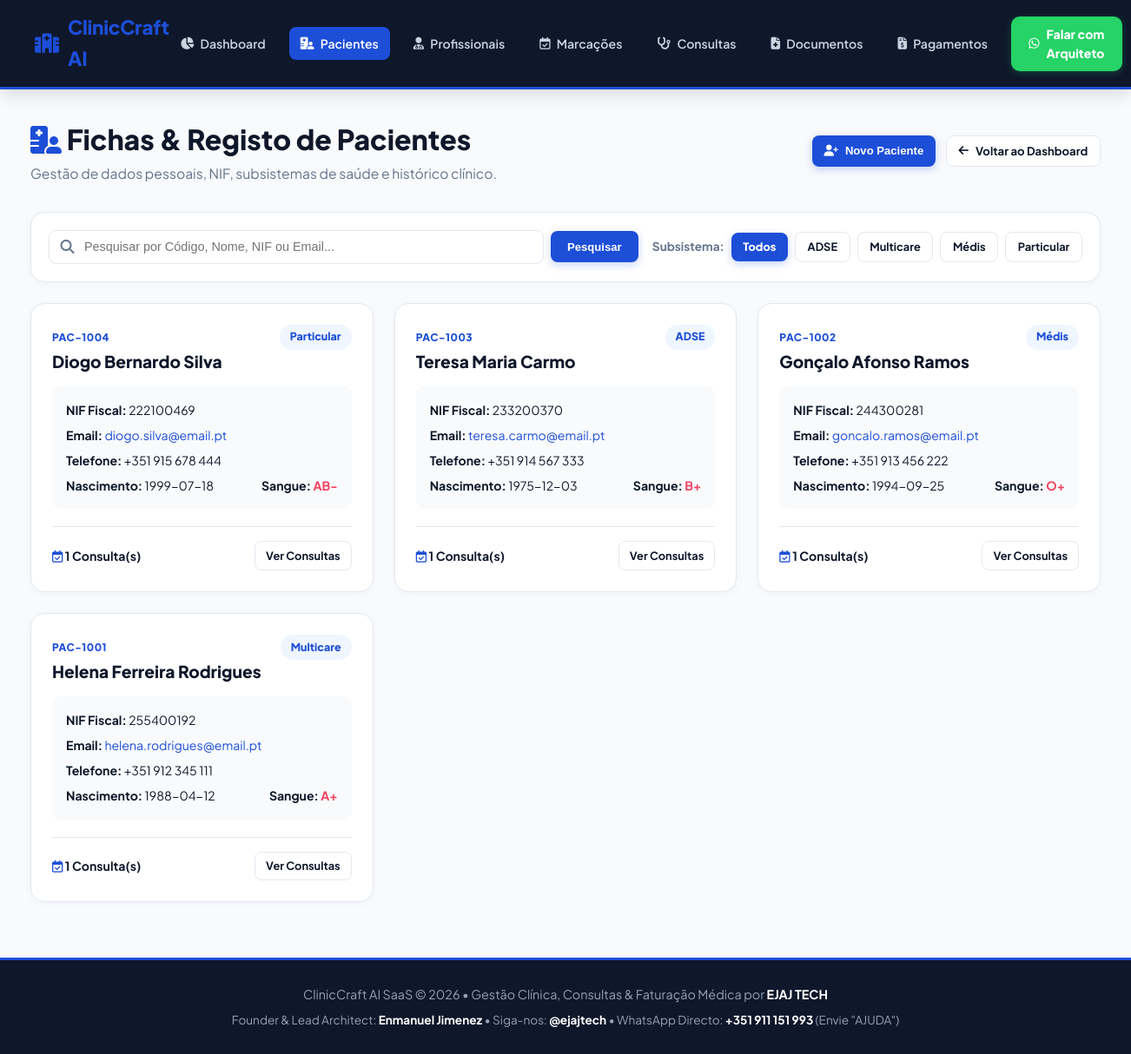
Page /patients on the committed database.
### tables this page shows
CREATE TABLE patients (
        id INTEGER PRIMARY KEY AUTOINCREMENT,
        patient_code TEXT NOT NULL UNIQUE,
        name TEXT NOT NULL,
        nif TEXT NOT NULL UNIQUE,
        email TEXT NOT NULL,
        phone TEXT NOT NULL,
        birth_date TEXT NOT NULL,
        insurance TEXT NOT NULL DEFAULT 'Particular',
        blood_type TEXT NOT NULL,
        created_at TEXT NOT NULL
    );

### app.py (the view)
@app.route('/patients')
def patients_page():
    conn = get_db()
    cursor = conn.cursor()
    insurance_filter = request.args.get('insurance')
    search_q = request.args.get('q', '').strip()
    query = """
    SELECT p.*, COUNT(a.id) as total_appointments
    FROM patients p
    LEFT JOIN appointments a ON p.id = a.patient_id
    WHERE 1=1
    """
    params = []
    if insurance_filter:
        query += " AND p.insurance = ?"
        params.append(insurance_filter)
    if search_q:
        query += " AND (p.patient_code LIKE ? OR p.name LIKE ? OR p.nif LIKE ? OR p.email LIKE ?)"
        params.extend([f"%{search_q}%", f"%{search_q}%", f"%{search_q}%", f"%{search_q}%"])
    query += " GROUP BY p.id ORDER BY p.id DESC"
    cursor.execute(query, params)
    patients = [dict(r) for r in cursor.fetchall()]
    cursor.execute("SELECT DISTINCT insurance FROM patients ORDER BY insurance ASC")
    insurances = [r['insurance'] for r in cursor.fetchall()]
    conn.close()
    return render_template('patients.html', patients=patients, insurances=insurances, selected_insurance=insurance_filter, search_q=search_q)

### app.py (called while the page is built)
def get_db():
    conn = sqlite3.connect(DB_PATH)
    conn.row_factory = sqlite3.Row
    return conn

### templates/patients.html (shortened to what this page needs)
{% extends 'base.html' %}
{% block content %}
<div class="page-header">
    <div>
        <h1 class="page-title"><i class="fa-solid fa-hospital-user" style="color: var(--sapphire-blue);"></i> Fichas & Registo de Pacientes</h1>
        <p class="page-subtitle">Gestão de dados pessoais, NIF, subsistemas de saúde e histórico clínico.</p>
    </div>
    <div style="display: flex; gap: 0.75rem;">
        <button onclick="document.getElementById('modal-create-patient').style.display='flex'" class="btn-sm btn-primary">
            <i class="fa-solid fa-user-plus"></i> Novo Paciente
        </button>
        <a href="/" class="btn-sm btn-secondary">
            <i class="fa-solid fa-arrow-left"></i> Voltar ao Dashboard
        </a>
    </div>
</div>
<div class="table-card" style="margin-bottom: 1.5rem; padding: 1.25rem;">
    <form method="GET" action="/patients" style="display: flex; flex-wrap: wrap; gap: 1rem; align-items: center; justify-content: space-between;">
        <div style="display: flex; gap: 0.5rem; align-items: center; flex: 1; min-width: 280px;">
            <div style="position: relative; width: 100%;">
                <input type="text" name="q" value="{{ search_q }}" placeholder="Pesquisar por Código, Nome, NIF ou Email..."
                       style="width: 100%; padding: 0.65rem 1rem 0.65rem 2.5rem; border: 1px solid var(--border-color); border-radius: 8px; font-size: 0.9rem;">
                <i class="fa-solid fa-magnifying-glass" style="position: absolute; left: 0.85rem; top: 50%; transform: translateY(-50%); color: var(--text-muted);"></i>
            </div>
            <button type="submit" class="btn-sm btn-primary" style="padding: 0.65rem 1.2rem;">Pesquisar</button>
        </div>
        <div style="display: flex; gap: 0.5rem; align-items: center; flex-wrap: wrap;">
            <span style="font-size: 0.85rem; font-weight: 700; color: var(--text-muted);">Subsistema:</span>
            <a href="/patients{% if search_q %}?q={{ search_q }}{% endif %}"
               class="btn-sm {% if not selected_insurance %}btn-primary{% else %}btn-secondary{% endif %}" style="font-size: 0.8rem; padding: 0.4rem 0.85rem;">Todos</a>
            {% for ins in insurances %}
            <a href="/patients?insurance={{ ins }}{% if search_q %}&q={{ search_q }}{% endif %}"
               class="btn-sm {% if selected_insurance == ins %}btn-primary{% else %}btn-secondary{% endif %}" style="font-size: 0.8rem; padding: 0.4rem 0.85rem;">{{ ins }}</a>
            {% endfor %}
        </div>
    </form>
</div>
<div style="display: grid; grid-template-columns: repeat(auto-fill, minmax(350px, 1fr)); gap: 1.5rem; margin-bottom: 2rem;">
    {% for pat in patients %}
    <div class="table-card" style="padding: 1.5rem; display: flex; flex-direction: column; justify-content: space-between;">
        <div>
            <div style="display: flex; justify-content: space-between; align-items: flex-start; margin-bottom: 0.85rem;">
                <div>
                    <span style="font-size: 0.75rem; font-weight: 800; color: var(--sapphire-blue); text-transform: uppercase; letter-spacing: 0.5px;">{{ pat.patient_code }}</span>
                    <h3 style="font-size: 1.2rem; font-weight: 800; color: var(--text-dark); margin-top: 0.1rem;">{{ pat.name }}</h3>
                </div>
                <span class="badge" style="background: #EFF6FF; color: var(--sapphire-blue); font-weight: 800;">
                    {{ pat.insurance }}
                </span>
            </div>
            <div style="background: var(--bg-light); padding: 1rem; border-radius: 10px; font-size: 0.88rem; margin-bottom: 1.25rem; display: flex; flex-direction: column; gap: 0.4rem;">
                <div><strong>NIF Fiscal:</strong> {{ pat.nif }}</div>
                <div><strong>Email:</strong> <span style="color: var(--sapphire-blue);">{{ pat.email }}</span></div>
                <div><strong>Telefone:</strong> {{ pat.phone }}</div>
                <div style="display: flex; justify-content: space-between;">
                    <span><strong>Nascimento:</strong> {{ pat.birth_date }}</span>
                    <span><strong>Sangue:</strong> <strong style="color: var(--coral-accent);">{{ pat.blood_type }}</strong></span>
                </div>
            </div>
        </div>
        <div style="border-top: 1px solid var(--border-color); padding-top: 1rem; display: flex; justify-content: space-between; align-items: center;">
            <div style="font-size: 0.88rem; font-weight: 700; color: var(--text-dark);">
                <i class="fa-regular fa-calendar-check" style="color: var(--sapphire-blue);"></i> {{ pat.total_appointments }} Consulta(s)
            </div>
            <a href="/appointments?q={{ pat.name }}" class="btn-sm btn-secondary" style="font-size: 0.8rem; padding: 0.35rem 0.75rem;">
                Ver Consultas
            </a>
        </div>
    </div>
    {% endfor %}
</div>
{% endblock %}

### static/css/styles.css (style rules this page uses)
:root { --sapphire-blue: #1D4ED8; --coral-accent: #F43F5E; --soft-sapphire-bg: #EFF6FF; --border-sapphire: #BFDBFE; --bg-light: #F8FAFC; --bg-card: #FFFFFF; --border-color: #E2E8F0; --text-dark: #0F172A; --text-muted: #64748B; --emerald-green: #10B981; --amber-warning: #D97706; }
* { box-sizing: border-box; margin: 0; padding: 0; }
body { font-family: 'Plus Jakarta Sans', system-ui, -apple-system, sans-serif; background-color: var(--bg-light); color: var(--text-dark); line-height: 1.6; min-height: 100vh; display: flex; flex-direction: column; }
.page-header { margin-bottom: 2rem; display: flex; justify-content: space-between; align-items: center; flex-wrap: wrap; gap: 1rem; }
.page-title { font-size: 2rem; font-weight: 900; color: var(--text-dark); }
.page-subtitle { color: var(--text-muted); font-size: 0.98rem; }
.btn-primary { background: var(--sapphire-blue); color: white; border: none; padding: 0.65rem 1.35rem; border-radius: 10px; font-weight: 800; font-size: 0.9rem; cursor: pointer; transition: all 0.2s ease; display: inline-flex; align-items: center; gap: 0.5rem; text-decoration: none; box-shadow: 0 3px 10px rgba(29, 78, 216, 0.25); }
.btn-secondary { background: var(--bg-card); color: var(--text-dark); border: 1px solid var(--border-color); padding: 0.65rem 1.35rem; border-radius: 10px; font-weight: 700; font-size: 0.9rem; cursor: pointer; transition: all 0.2s ease; display: inline-flex; align-items: center; gap: 0.5rem; text-decoration: none; }
.btn-sm { padding: 0.4rem 0.85rem; font-size: 0.82rem; border-radius: 8px; }
.table-card { background: var(--bg-card); border: 1px solid var(--border-color); border-radius: 16px; padding: 1.5rem; box-shadow: 0 2px 10px rgba(0, 0, 0, 0.03); }
.badge { padding: 0.3rem 0.75rem; border-radius: 20px; font-size: 0.78rem; font-weight: 800; display: inline-flex; align-items: center; gap: 0.35rem; }

### rows in the picture
patients: patient_code "PAC-1004", name "Diogo Bernardo Silva", insurance "Particular", nif "222100469", email "diogo.silva@email.pt", phone "+351 915 678 444", birth_date "1999-07-18", blood_type "AB-", total_appointments "1"
patients: patient_code "PAC-1003", name "Teresa Maria Carmo", insurance "ADSE", nif "233200370", email "teresa.carmo@email.pt", phone "+351 914 567 333", birth_date "1975-12-03", blood_type "B+", total_appointments "1"
patients: patient_code "PAC-1002", name "Gonçalo Afonso Ramos", insurance "Médis", nif "244300281", email "goncalo.ramos@email.pt", phone "+351 913 456 222", birth_date "1994-09-25", blood_type "O+", total_appointments "1"
patients: patient_code "PAC-1001", name "Helena Ferreira Rodrigues", insurance "Multicare", nif "255400192", email "helena.rodrigues@email.pt", phone "+351 912 345 111", birth_date "1988-04-12", blood_type "A+", total_appointments "1"

### other values in the picture
{{ ins }} "ADSE" "Multicare" "Médis" "Particular"
